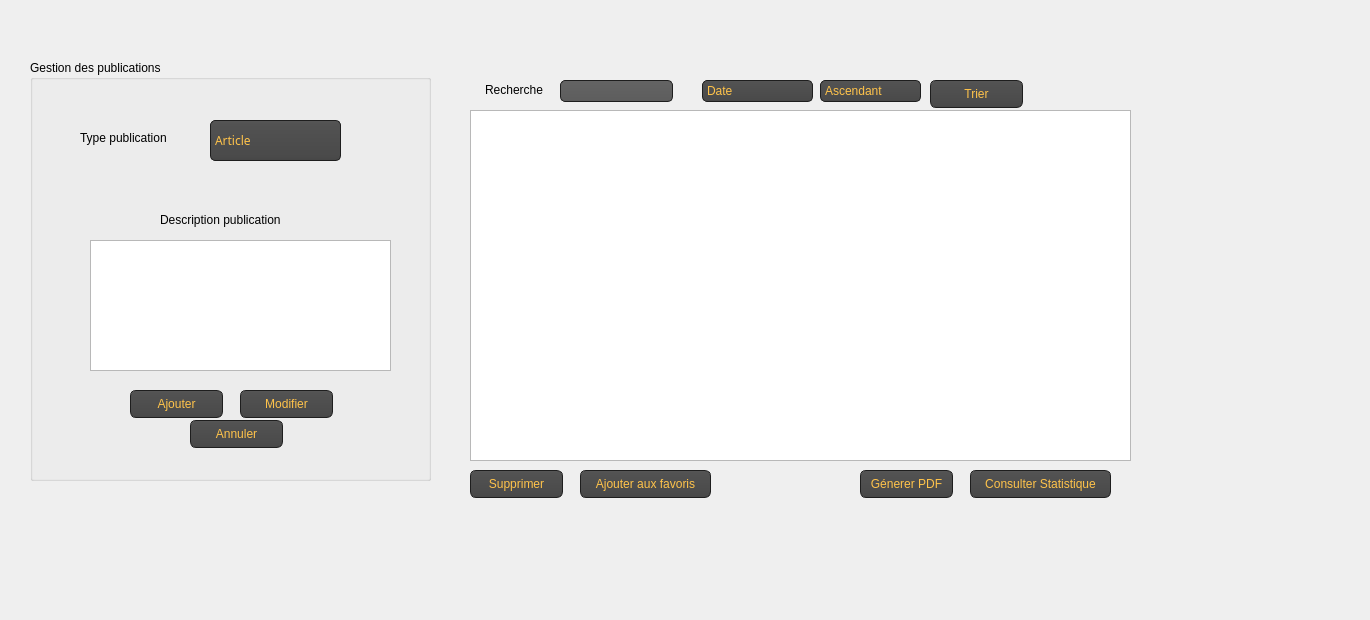
       <widget class="QWidget" name="tab_3">
        <attribute name="title">
         <string>Gestion publications</string>
        </attribute>
        <widget class="QTableView" name="tableViewPub">
         <property name="geometry">
          <rect>
           <x>470</x>
           <y>110</y>
           <width>661</width>
           <height>351</height>
          </rect>
         </property>
        </widget>
        <widget class="QGroupBox" name="groupBox_2">
         <property name="geometry">
          <rect>
           <x>30</x>
           <y>60</y>
           <width>401</width>
           <height>421</height>
          </rect>
         </property>
         <property name="styleSheet">
          <string notr="true">font: 25 9pt &quot;Adobe Song Std L&quot;;
font: 75 9pt &quot;Adobe Caslon Pro Bold&quot;;</string>
         </property>
         <property name="title">
          <string>Gestion des publications</string>
         </property>
         <widget class="QComboBox" name="comboBoxTypePub">
          <property name="geometry">
           <rect>
            <x>180</x>
            <y>60</y>
            <width>131</width>
            <height>41</height>
           </rect>
          </property>
          <property name="font">
           <font>
            <family>Adobe Caslon Pro Bold</family>
            <pointsize>9</pointsize>
            <weight>9</weight>
            <italic>false</italic>
            <bold>false</bold>
           </font>
          </property>
          <property name="styleSheet">
           <string notr="true">QComboBox
{
 color: #ffc34a;
    selection-background-color: #ffaa00;
    background-color: QLinearGradient( x1: 0, y1: 0, x2: 0, y2: 1, stop: 0 #565656, stop: 0.1 #525252, stop: 0.5 #4e4e4e, stop: 0.9 #4a4a4a, stop: 1 #464646);
    border-style: solid;
    border: 1px solid #1e1e1e;
    border-radius: 5;
}

QComboBox:hover,QPushButton:hover
{
    border: 2px solid QLinearGradient( x1: 0, y1: 0, x2: 0, y2: 1, stop: 0 #ffa02f, stop: 1 #d7801a);
}


QComboBox:on
{
    padding-top: 3px;
    padding-left: 4px;
    background-color: QLinearGradient( x1: 0, y1: 0, x2: 0, y2: 1, stop: 0 #2d2d2d, stop: 0.1 #2b2b2b, stop: 0.5 #292929, stop: 0.9 #282828, stop: 1 #252525);
    selection-background-color: #ffaa00;
}

QComboBox QAbstractItemView
{
    border: 2px solid darkgray;
    selection-background-color: QLinearGradient( x1: 0, y1: 0, x2: 0, y2: 1, stop: 0 #ffa02f, stop: 1 #d7801a);
}

QComboBox::drop-down
{
     subcontrol-origin: padding;
     subcontrol-position: top right;
     width: 15px;

     border-left-width: 0px;
     border-left-color: darkgray;
     border-left-style: solid; /* just a single line */
     border-top-right-radius: 3px; /* same radius as the QComboBox */
     border-bottom-right-radius: 3px;
 }

QComboBox::down-arrow
{
     image: url(:/down_arrow.png);
}</string>
          </property>
          <item>
           <property name="text">
            <string>Article</string>
           </property>
          </item>
          <item>
           <property name="text">
            <string>Projet</string>
           </property>
          </item>
          <item>
           <property name="text">
            <string>Conference</string>
           </property>
          </item>
         </widget>
         <widget class="QPlainTextEdit" name="plainTextEditDescPub">
          <property name="geometry">
           <rect>
            <x>60</x>
            <y>180</y>
            <width>301</width>
            <height>131</height>
           </rect>
          </property>
         </widget>
         <widget class="QLabel" name="label_19">
          <property name="geometry">
           <rect>
            <x>50</x>
            <y>70</y>
            <width>111</width>
            <height>16</height>
           </rect>
          </property>
          <property name="text">
           <string>Type publication</string>
          </property>
         </widget>
         <widget class="QLabel" name="label_20">
          <property name="geometry">
           <rect>
            <x>130</x>
            <y>150</y>
            <width>141</width>
            <height>20</height>
           </rect>
          </property>
          <property name="text">
           <string>Description publication</string>
          </property>
         </widget>
         <widget class="QPushButton" name="pushButtonAjouterPub">
          <property name="geometry">
           <rect>
            <x>100</x>
            <y>330</y>
            <width>93</width>
            <height>28</height>
           </rect>
          </property>
          <property name="styleSheet">
           <string notr="true">QPushButton
{
    color: #ffc34a;
    background-color: QLinearGradient( x1: 0, y1: 0, x2: 0, y2: 1, stop: 0 #565656, stop: 0.1 #525252, stop: 0.5 #4e4e4e, stop: 0.9 #4a4a4a, stop: 1 #464646);
    border-width: 1px;
    border-color: #1e1e1e;
    border-style: solid;
    border-radius: 6;
    padding: 3px;
    font-size: 12px;
    padding-left: 5px;
    padding-right: 5px;
}

QPushButton:pressed
{
    background-color: QLinearGradient( x1: 0, y1: 0, x2: 0, y2: 1, stop: 0 #2d2d2d, stop: 0.1 #2b2b2b, stop: 0.5 #292929, stop: 0.9 #282828, stop: 1 #252525);
}</string>
          </property>
          <property name="text">
           <string>Ajouter</string>
          </property>
         </widget>
         <widget class="QPushButton" name="pushButtonModifierPub">
          <property name="geometry">
           <rect>
            <x>210</x>
            <y>330</y>
            <width>93</width>
            <height>28</height>
           </rect>
          </property>
          <property name="styleSheet">
           <string notr="true">QPushButton
{
    color: #ffc34a;
    background-color: QLinearGradient( x1: 0, y1: 0, x2: 0, y2: 1, stop: 0 #565656, stop: 0.1 #525252, stop: 0.5 #4e4e4e, stop: 0.9 #4a4a4a, stop: 1 #464646);
    border-width: 1px;
    border-color: #1e1e1e;
    border-style: solid;
    border-radius: 6;
    padding: 3px;
    font-size: 12px;
    padding-left: 5px;
    padding-right: 5px;
}

QPushButton:pressed
{
    background-color: QLinearGradient( x1: 0, y1: 0, x2: 0, y2: 1, stop: 0 #2d2d2d, stop: 0.1 #2b2b2b, stop: 0.5 #292929, stop: 0.9 #282828, stop: 1 #252525);
}</string>
          </property>
          <property name="text">
           <string>Modifier</string>
          </property>
         </widget>
         <widget class="QPushButton" name="pushButtonAnuulerPub">
          <property name="geometry">
           <rect>
            <x>160</x>
            <y>360</y>
            <width>93</width>
            <height>28</height>
           </rect>
          </property>
          <property name="styleSheet">
           <string notr="true">QPushButton
{
    color: #ffc34a;
    background-color: QLinearGradient( x1: 0, y1: 0, x2: 0, y2: 1, stop: 0 #565656, stop: 0.1 #525252, stop: 0.5 #4e4e4e, stop: 0.9 #4a4a4a, stop: 1 #464646);
    border-width: 1px;
    border-color: #1e1e1e;
    border-style: solid;
    border-radius: 6;
    padding: 3px;
    font-size: 12px;
    padding-left: 5px;
    padding-right: 5px;
}

QPushButton:pressed
{
    background-color: QLinearGradient( x1: 0, y1: 0, x2: 0, y2: 1, stop: 0 #2d2d2d, stop: 0.1 #2b2b2b, stop: 0.5 #292929, stop: 0.9 #282828, stop: 1 #252525);
}
</string>
          </property>
          <property name="text">
           <string>Annuler</string>
          </property>
         </widget>
        </widget>
        <widget class="QLabel" name="label_21">
         <property name="geometry">
          <rect>
           <x>485</x>
           <y>80</y>
           <width>61</width>
           <height>20</height>
          </rect>
         </property>
         <property name="text">
          <string>Recherche</string>
         </property>
        </widget>
        <widget class="QLineEdit" name="lineEditRecherchePub">
         <property name="geometry">
          <rect>
           <x>560</x>
           <y>80</y>
           <width>113</width>
           <height>22</height>
          </rect>
         </property>
         <property name="styleSheet">
          <string notr="true">QLineEdit
{
color: #ffc34a;
    background-color: QLinearGradient( x1: 0, y1: 0, x2: 0, y2: 1, stop: 0 #ffc34a, stop: 0 #646464, stop: 1 #5d5d5d);
    padding: 1px;
    border-style: solid;
    border: 1px solid #1e1e1e;
    border-radius: 5;
}</string>
         </property>
        </widget>
        <widget class="QComboBox" name="comboBoxChampPub">
         <property name="geometry">
          <rect>
           <x>702</x>
           <y>80</y>
           <width>111</width>
           <height>22</height>
          </rect>
         </property>
         <property name="styleSheet">
          <string notr="true">QComboBox
{
 color: #ffc34a;
    selection-background-color: #ffaa00;
    background-color: QLinearGradient( x1: 0, y1: 0, x2: 0, y2: 1, stop: 0 #565656, stop: 0.1 #525252, stop: 0.5 #4e4e4e, stop: 0.9 #4a4a4a, stop: 1 #464646);
    border-style: solid;
    border: 1px solid #1e1e1e;
    border-radius: 5;
}

QComboBox:hover,QPushButton:hover
{
    border: 2px solid QLinearGradient( x1: 0, y1: 0, x2: 0, y2: 1, stop: 0 #ffa02f, stop: 1 #d7801a);
}


QComboBox:on
{
    padding-top: 3px;
    padding-left: 4px;
    background-color: QLinearGradient( x1: 0, y1: 0, x2: 0, y2: 1, stop: 0 #2d2d2d, stop: 0.1 #2b2b2b, stop: 0.5 #292929, stop: 0.9 #282828, stop: 1 #252525);
    selection-background-color: #ffaa00;
}

QComboBox QAbstractItemView
{
    border: 2px solid darkgray;
    selection-background-color: QLinearGradient( x1: 0, y1: 0, x2: 0, y2: 1, stop: 0 #ffa02f, stop: 1 #d7801a);
}

QComboBox::drop-down
{
     subcontrol-origin: padding;
     subcontrol-position: top right;
     width: 15px;

     border-left-width: 0px;
     border-left-color: darkgray;
     border-left-style: solid; /* just a single line */
     border-top-right-radius: 3px; /* same radius as the QComboBox */
     border-bottom-right-radius: 3px;
 }

QComboBox::down-arrow
{
     image: url(:/down_arrow.png);
}</string>
         </property>
         <item>
          <property name="text">
           <string>Date</string>
          </property>
         </item>
         <item>
          <property name="text">
           <string>Type</string>
          </property>
         </item>
         <item>
          <property name="text">
           <string>Description</string>
          </property>
         </item>
        </widget>
        <widget class="QComboBox" name="comboBoxOrderPub">
         <property name="geometry">
          <rect>
           <x>820</x>
           <y>80</y>
           <width>101</width>
           <height>22</height>
          </rect>
         </property>
         <property name="styleSheet">
          <string notr="true">QComboBox
{
 color: #ffc34a;
    selection-background-color: #ffaa00;
    background-color: QLinearGradient( x1: 0, y1: 0, x2: 0, y2: 1, stop: 0 #565656, stop: 0.1 #525252, stop: 0.5 #4e4e4e, stop: 0.9 #4a4a4a, stop: 1 #464646);
    border-style: solid;
    border: 1px solid #1e1e1e;
    border-radius: 5;
}

QComboBox:hover,QPushButton:hover
{
    border: 2px solid QLinearGradient( x1: 0, y1: 0, x2: 0, y2: 1, stop: 0 #ffa02f, stop: 1 #d7801a);
}


QComboBox:on
{
    padding-top: 3px;
    padding-left: 4px;
    background-color: QLinearGradient( x1: 0, y1: 0, x2: 0, y2: 1, stop: 0 #2d2d2d, stop: 0.1 #2b2b2b, stop: 0.5 #292929, stop: 0.9 #282828, stop: 1 #252525);
    selection-background-color: #ffaa00;
}

QComboBox QAbstractItemView
{
    border: 2px solid darkgray;
    selection-background-color: QLinearGradient( x1: 0, y1: 0, x2: 0, y2: 1, stop: 0 #ffa02f, stop: 1 #d7801a);
}

QComboBox::drop-down
{
     subcontrol-origin: padding;
     subcontrol-position: top right;
     width: 15px;

     border-left-width: 0px;
     border-left-color: darkgray;
     border-left-style: solid; /* just a single line */
     border-top-right-radius: 3px; /* same radius as the QComboBox */
     border-bottom-right-radius: 3px;
 }

QComboBox::down-arrow
{
     image: url(:/down_arrow.png);
}</string>
         </property>
         <item>
          <property name="text">
           <string>Ascendant</string>
          </property>
         </item>
         <item>
          <property name="text">
           <string>Descendant</string>
          </property>
         </item>
        </widget>
        <widget class="QPushButton" name="pushButtonTrierPub">
         <property name="geometry">
          <rect>
           <x>930</x>
           <y>80</y>
           <width>93</width>
           <height>28</height>
          </rect>
         </property>
         <property name="styleSheet">
          <string notr="true">QPushButton
{
    color: #ffc34a;
    background-color: QLinearGradient( x1: 0, y1: 0, x2: 0, y2: 1, stop: 0 #565656, stop: 0.1 #525252, stop: 0.5 #4e4e4e, stop: 0.9 #4a4a4a, stop: 1 #464646);
    border-width: 1px;
    border-color: #1e1e1e;
    border-style: solid;
    border-radius: 6;
    padding: 3px;
    font-size: 12px;
    padding-left: 5px;
    padding-right: 5px;
}

QPushButton:pressed
{
    background-color: QLinearGradient( x1: 0, y1: 0, x2: 0, y2: 1, stop: 0 #2d2d2d, stop: 0.1 #2b2b2b, stop: 0.5 #292929, stop: 0.9 #282828, stop: 1 #252525);
}</string>
         </property>
         <property name="text">
          <string>Trier</string>
         </property>
        </widget>
        <widget class="QPushButton" name="pushButtonGenererPdfPub">
         <property name="geometry">
          <rect>
           <x>860</x>
           <y>470</y>
           <width>93</width>
           <height>28</height>
          </rect>
         </property>
         <property name="styleSheet">
          <string notr="true">QPushButton
{
    color: #ffc34a;
    background-color: QLinearGradient( x1: 0, y1: 0, x2: 0, y2: 1, stop: 0 #565656, stop: 0.1 #525252, stop: 0.5 #4e4e4e, stop: 0.9 #4a4a4a, stop: 1 #464646);
    border-width: 1px;
    border-color: #1e1e1e;
    border-style: solid;
    border-radius: 6;
    padding: 3px;
    font-size: 12px;
    padding-left: 5px;
    padding-right: 5px;
}

QPushButton:pressed
{
    background-color: QLinearGradient( x1: 0, y1: 0, x2: 0, y2: 1, stop: 0 #2d2d2d, stop: 0.1 #2b2b2b, stop: 0.5 #292929, stop: 0.9 #282828, stop: 1 #252525);
}</string>
         </property>
         <property name="text">
          <string>Génerer PDF</string>
         </property>
        </widget>
        <widget class="QPushButton" name="pushButtonStatistiquePub">
         <property name="geometry">
          <rect>
           <x>970</x>
           <y>470</y>
           <width>141</width>
           <height>28</height>
          </rect>
         </property>
         <property name="styleSheet">
          <string notr="true">QPushButton
{
    color: #ffc34a;
    background-color: QLinearGradient( x1: 0, y1: 0, x2: 0, y2: 1, stop: 0 #565656, stop: 0.1 #525252, stop: 0.5 #4e4e4e, stop: 0.9 #4a4a4a, stop: 1 #464646);
    border-width: 1px;
    border-color: #1e1e1e;
    border-style: solid;
    border-radius: 6;
    padding: 3px;
    font-size: 12px;
    padding-left: 5px;
    padding-right: 5px;
}

QPushButton:pressed
{
    background-color: QLinearGradient( x1: 0, y1: 0, x2: 0, y2: 1, stop: 0 #2d2d2d, stop: 0.1 #2b2b2b, stop: 0.5 #292929, stop: 0.9 #282828, stop: 1 #252525);
}</string>
         </property>
         <property name="text">
          <string>Consulter Statistique</string>
         </property>
        </widget>
        <widget class="QPushButton" name="pushButtonSupprimerPub">
         <property name="geometry">
          <rect>
           <x>470</x>
           <y>470</y>
           <width>93</width>
           <height>28</height>
          </rect>
         </property>
         <property name="styleSheet">
          <string notr="true">QPushButton
{
    color: #ffc34a;
    background-color: QLinearGradient( x1: 0, y1: 0, x2: 0, y2: 1, stop: 0 #565656, stop: 0.1 #525252, stop: 0.5 #4e4e4e, stop: 0.9 #4a4a4a, stop: 1 #464646);
    border-width: 1px;
    border-color: #1e1e1e;
    border-style: solid;
    border-radius: 6;
    padding: 3px;
    font-size: 12px;
    padding-left: 5px;
    padding-right: 5px;
}

QPushButton:pressed
{
    background-color: QLinearGradient( x1: 0, y1: 0, x2: 0, y2: 1, stop: 0 #2d2d2d, stop: 0.1 #2b2b2b, stop: 0.5 #292929, stop: 0.9 #282828, stop: 1 #252525);
}</string>
         </property>
         <property name="text">
          <string>Supprimer</string>
         </property>
        </widget>
        <widget class="QPushButton" name="pushButtonAjouterfavoris">
         <property name="geometry">
          <rect>
           <x>580</x>
           <y>470</y>
           <width>131</width>
           <height>28</height>
          </rect>
         </property>
         <property name="styleSheet">
          <string notr="true">QPushButton
{
    color: #ffc34a;
    background-color: QLinearGradient( x1: 0, y1: 0, x2: 0, y2: 1, stop: 0 #565656, stop: 0.1 #525252, stop: 0.5 #4e4e4e, stop: 0.9 #4a4a4a, stop: 1 #464646);
    border-width: 1px;
    border-color: #1e1e1e;
    border-style: solid;
    border-radius: 6;
    padding: 3px;
    font-size: 12px;
    padding-left: 5px;
    padding-right: 5px;
}

QPushButton:pressed
{
    background-color: QLinearGradient( x1: 0, y1: 0, x2: 0, y2: 1, stop: 0 #2d2d2d, stop: 0.1 #2b2b2b, stop: 0.5 #292929, stop: 0.9 #282828, stop: 1 #252525);
}</string>
         </property>
         <property name="text">
          <string>Ajouter aux favoris</string>
         </property>
        </widget>
        <widget class="QLabel" name="label_31">
         <property name="geometry">
          <rect>
           <x>-110</x>
           <y>-30</y>
           <width>1361</width>
           <height>611</height>
          </rect>
         </property>
         <property name="text">
          <string/>
         </property>
         <property name="pixmap">
          <pixmap>../wallpaperflare.com_wallpaper (1) (1).png</pixmap>
         </property>
        </widget>
        <zorder>label_31</zorder>
        <zorder>groupBox_2</zorder>
        <zorder>label_21</zorder>
        <zorder>tableViewPub</zorder>
        <zorder>lineEditRecherchePub</zorder>
        <zorder>comboBoxChampPub</zorder>
        <zorder>comboBoxOrderPub</zorder>
        <zorder>pushButtonTrierPub</zorder>
        <zorder>pushButtonGenererPdfPub</zorder>
        <zorder>pushButtonStatistiquePub</zorder>
        <zorder>pushButtonSupprimerPub</zorder>
        <zorder>pushButtonAjouterfavoris</zorder>
       </widget>
